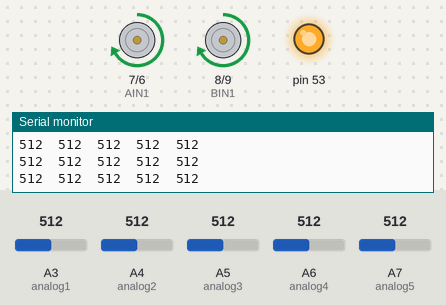
Recording of a sketch running on a simulated Arduino Mega 2560, built with avr-gcc and run on an emulated ATmega2560. Shown: motor-driver pin pairs drawn as motors (green arrow = first pin HIGH = forward, orange = second pin HIGH = backward, longer = more drive, scaled by the enable pin), output pins drawn as LEDs (lit = HIGH), the last lines printed to the serial monitor. The test bench sets the inputs (shaded band); at power-on: A3 (analog1) = 512, A6 (analog4) = 512, A4 (analog2) = 512, A5 (analog3) = 512, A7 (analog5) = 512.

Above: at 10.2 s.
10.3 s: A3 (analog1) set to 367
11.8 s: A3 (analog1) set to 333
At 13.0 s:
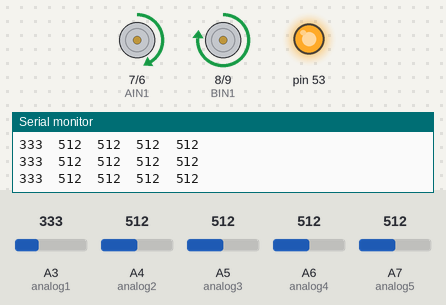
13.3 s: A6 (analog4) set to 295
14.8 s: A6 (analog4) set to 269
At 16.0 s:
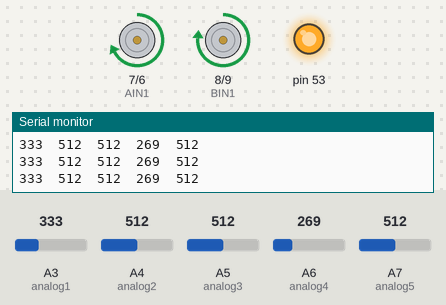
16.3 s: A4 (analog2) set to 413
17.8 s: A4 (analog2) set to 389
At 19.1 s:
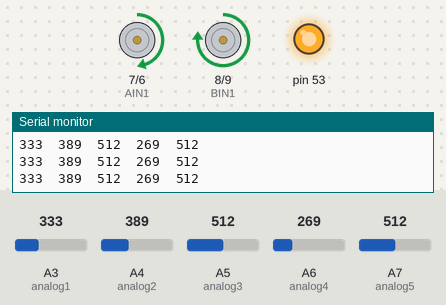
Timing chart, 0 to 20.3 s (numbered marks = the images above; inputs shaded):
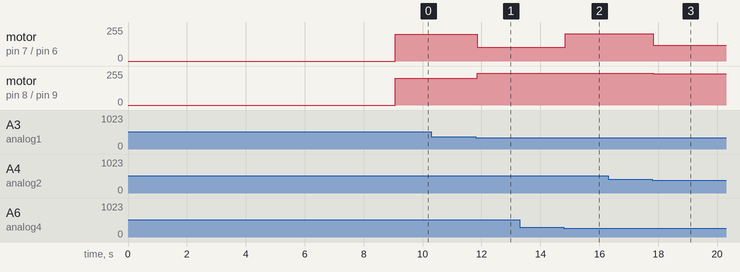

Measured:
- the behaviour switches between 351 and 350 on A3 (analog1) (found by bisection; images 0 and 1)
- the behaviour switches between 283 and 282 on A6 (analog4) (found by bisection; images 1 and 2)
- the behaviour switches between 406 and 405 on A4 (analog2) (found by bisection; images 2 and 3)
- after the input at 11.8 s, motor on pin 7 (AIN1) / pin 6 (AIN2): forward 200/255 → forward 105/255 after 0.05 s; motor on pin 8 (BIN1) / pin 9 (BIN2): forward 200/255 → forward 239/255 after 0.05 s
- after the input at 14.8 s, motor on pin 7 (AIN1) / pin 6 (AIN2): forward 105/255 → forward 205/255 at once
- after the input at 17.8 s, motor on pin 7 (AIN1) / pin 6 (AIN2): forward 205/255 → forward 119/255 at once; motor on pin 8 (BIN1) / pin 9 (BIN2): forward 239/255 → forward 235/255 at once

The sketch:

mar18_integrated.ino
```cpp
#include <SPI.h>
#include <MFRC522.h>
#define CUSTOM_NAME "HM10-10"

#define analog1  A3
#define analog2  A4
#define analog3  A5
#define analog4  A6
#define analog5  A7

const int PWMA = 10;   // Speed Motor A
const int AIN1 = 7;    // Direction A1
const int AIN2 = 6;    // Direction A2
const int BIN1 = 8;    // Direction B1
const int BIN2 = 9;   // Direction B2
const int PWMB = 11;    // Speed Motor B (Check if wired to Pin 5 or 4)

// RFID MFRC522 (Mega Hardware SPI)
const int RST_PIN = 3;
const int SS_PIN  = 2;
MFRC522 mfrc522(SS_PIN, RST_PIN);


long baudRates[] = {9600, 19200, 38400, 57600, 115200, 4800, 2400, 1200, 230400};
bool moduleReady = false;

int time = 0;
int motorSpeed = 150, dSpeed = 150; // Default speed (0-255)
int thres[6] = { 0, 500, 555, 686, 432, 583 };

void setup() {

  Serial.begin(115200);
  Serial3.begin(9600);  // HM-10 Bluetooth (Pins 14, 15)

  pinMode(PWMA, OUTPUT); pinMode(AIN1, OUTPUT); pinMode(AIN2, OUTPUT);               //Motor
  pinMode(PWMB, OUTPUT); pinMode(BIN1, OUTPUT); pinMode(BIN2, OUTPUT);
  pinMode(analog1, INPUT);pinMode(analog2, INPUT);pinMode(analog3, INPUT);pinMode(analog4, INPUT);pinMode(analog5, INPUT);

  SPI.begin();
  mfrc522.PCD_Init();

  while (!Serial);
  Serial.println("Initializing HM-10...");

  // 1. Automatic Baud Rate Detection
  for (int i = 0; i < 9; i++) {
    Serial.print("Testing baud rate: ");
    Serial.println(baudRates[i]);
    Serial3.begin(baudRates[i]);
    Serial3.setTimeout(100);
    delay(100);

    // 2. Force Disconnection, Sending "AT" while connected forces the module to disconnect [2].
    Serial3.print("AT");

    if (waitForResponse("OK", 800)) {
      Serial.println("HM-10 detected and ready.");
      moduleReady = true;
      break;
    } else {
      Serial3.end();
      delay(100);
    }
  }

  if (!moduleReady) {
    Serial.println("Failed to detect HM-10. Check 3.3V VCC and wiring.");
    return;
  }

  // 3. Restore Factory Defaults
  Serial.println("Restoring factory defaults...");
  sendATCommand("AT+RENEW"); // Restores all setup values
  delay(300);

  // 4. Set Custom Name via Macro
  Serial.print("Setting name to: ");
  Serial.println(CUSTOM_NAME);
  String nameCmd = "AT+NAME" + String(CUSTOM_NAME);
  sendATCommand(nameCmd.c_str()); // Max length is 12

  sendATCommand("AT+NOTI1");
  sendATCommand("AT+ADDR?");
  sendATCommand("AT+RESET");
  Serial.println("Initialization Complete.");
}


void loop() {

  if (Serial3.available()) {
    Serial.println(Serial3.readString());
  }

  // 2. PC to Module: Read user input and truncate line endings
  if (Serial.available()) {
    static String inputBuffer = "";

    while (Serial.available()) {
      char c = Serial.read();

      if (c == '\r' || c == '\n') {    // Check if the character is a line ending
        if (inputBuffer.length() > 0) {
          Serial3.print(inputBuffer);
          // Debug: Show what was actually sent
          Serial.print("\n[Sent to HM-10: ");
          Serial.print(inputBuffer);
          Serial.println("]");

          inputBuffer = ""; // Clear buffer for next command
        }
      } else {
        inputBuffer += c; // Add character to buffer
      }
    }
  }

  int val[10];
  val[1] = analogRead( analog1 ), val[2] = analogRead( analog2 ), val[3] = analogRead( analog3 ), val[4] = analogRead( analog4 ), val[5] = analogRead( analog5 );
  for(int i=1; i<=5; i++){
    if( time % 1000 != 0) break;
    Serial.print(val[i]); Serial.print("  "); if(i==5) Serial.print("\n");
  }

  // 3. RFID Scanning
  if (mfrc522.PICC_IsNewCardPresent() && mfrc522.PICC_ReadCardSerial()) {
    Serial.print("Card UID:");
    for (byte i = 0; i < mfrc522.uid.size; i++) {
      Serial.print(mfrc522.uid.uidByte[i] < 0x10 ? " 0" : " ");
      Serial.print(mfrc522.uid.uidByte[i], HEX);
    }
    Serial.println();
    mfrc522.PICC_HaltA(); // Stop reading
  }

    track( val );
}


void moveForward( int lSpeed = dSpeed, int rSpeed = dSpeed ) {
  digitalWrite(AIN1, HIGH); digitalWrite(AIN2, LOW);
  digitalWrite(BIN1, HIGH); digitalWrite(BIN2, LOW);
  analogWrite(PWMA, lSpeed); analogWrite(PWMB, rSpeed);
}

void moveBackward( int lSpeed = dSpeed, int rSpeed = dSpeed ) {
  digitalWrite(AIN1, LOW);  digitalWrite(AIN2, HIGH);
  digitalWrite(BIN1, LOW);  digitalWrite(BIN2, HIGH);
  analogWrite(PWMA, lSpeed); analogWrite(PWMB, rSpeed);
}

void turnLeft( int lSpeed = dSpeed, int rSpeed = dSpeed ) {
  digitalWrite(AIN1, LOW);  digitalWrite(AIN2, HIGH);
  digitalWrite(BIN1, HIGH); digitalWrite(BIN2, LOW);
  analogWrite(PWMA, lSpeed); analogWrite(PWMB, rSpeed);
}

void turnRight( int lSpeed = dSpeed, int rSpeed = dSpeed ) {
  digitalWrite(AIN1, HIGH); digitalWrite(AIN2, LOW);
  digitalWrite(BIN1, LOW);  digitalWrite(BIN2, HIGH);
  analogWrite(PWMA, lSpeed); analogWrite(PWMB, rSpeed);
}

void stopMotors() {
  digitalWrite(AIN1, LOW); digitalWrite(AIN2, LOW);
  digitalWrite(BIN1, LOW); digitalWrite(BIN2, LOW);
  analogWrite(PWMA, 0);    analogWrite(PWMB, 0);
}


void track( int v[] ){
  for(int i=1; i<=6; i++) {
    if( v[i] > thres[i] - 150 ) v[i] = 80;    //accelerate at black
  }
  int l = v[1] + v[2] +40;
  int r = v[5] + v[4] +40;
  while( l > 255 || r > 255){ l *= 0.9; r *= 0.9; }

  moveForward( r , l );
}

void sendATCommand(const char* command) {
  Serial3.print(command);
  waitForResponse("", 1000);
}


bool waitForResponse(const char* expected, unsigned long timeout) {
  unsigned long start = millis();
  Serial3.setTimeout(timeout);
  String response = Serial3.readString();
  if (response.length() > 0) {
    Serial.print("HM10 Response: ");
    Serial.println(response);
  }
  return (response.indexOf(expected) != -1);
}
```
